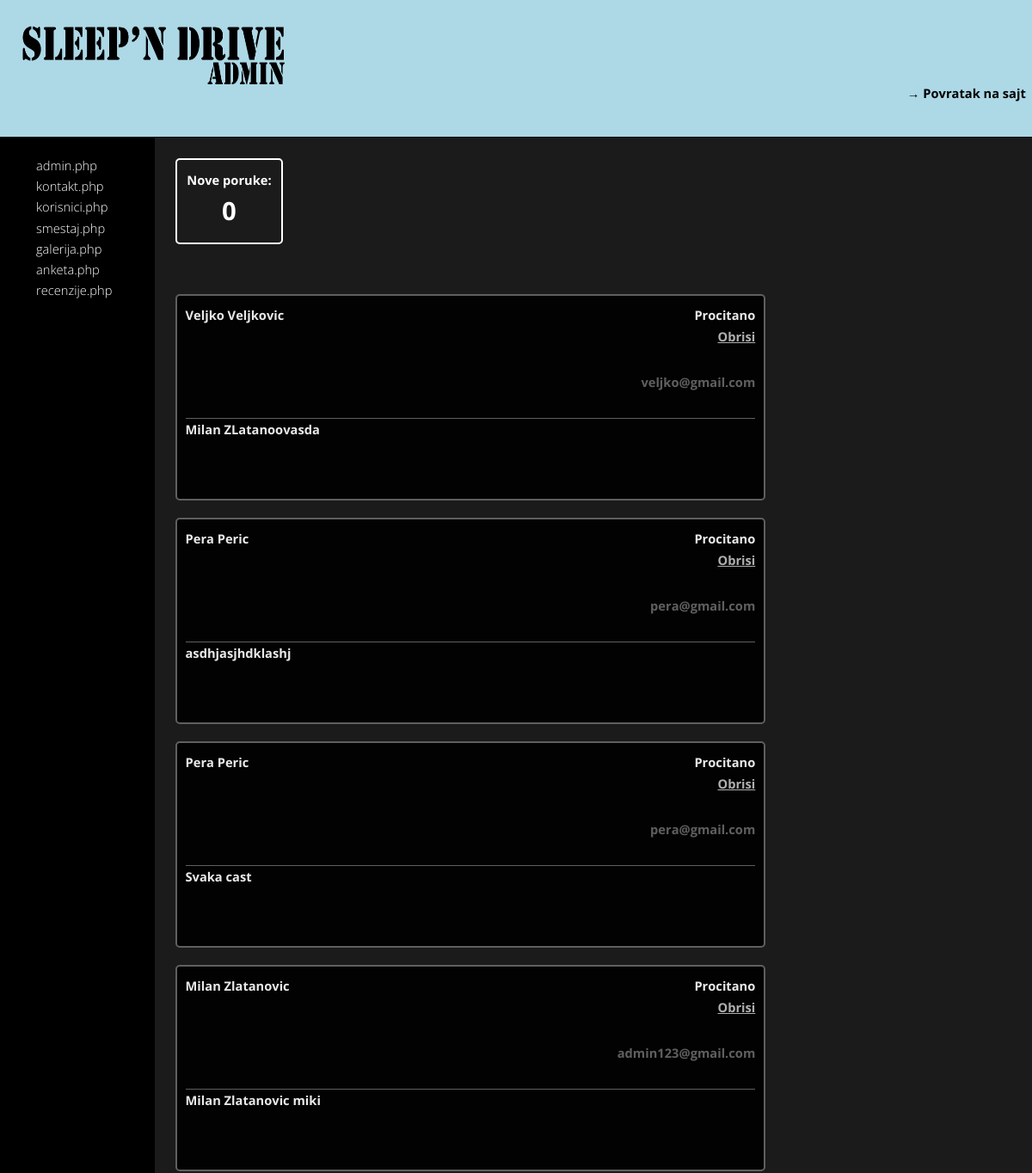
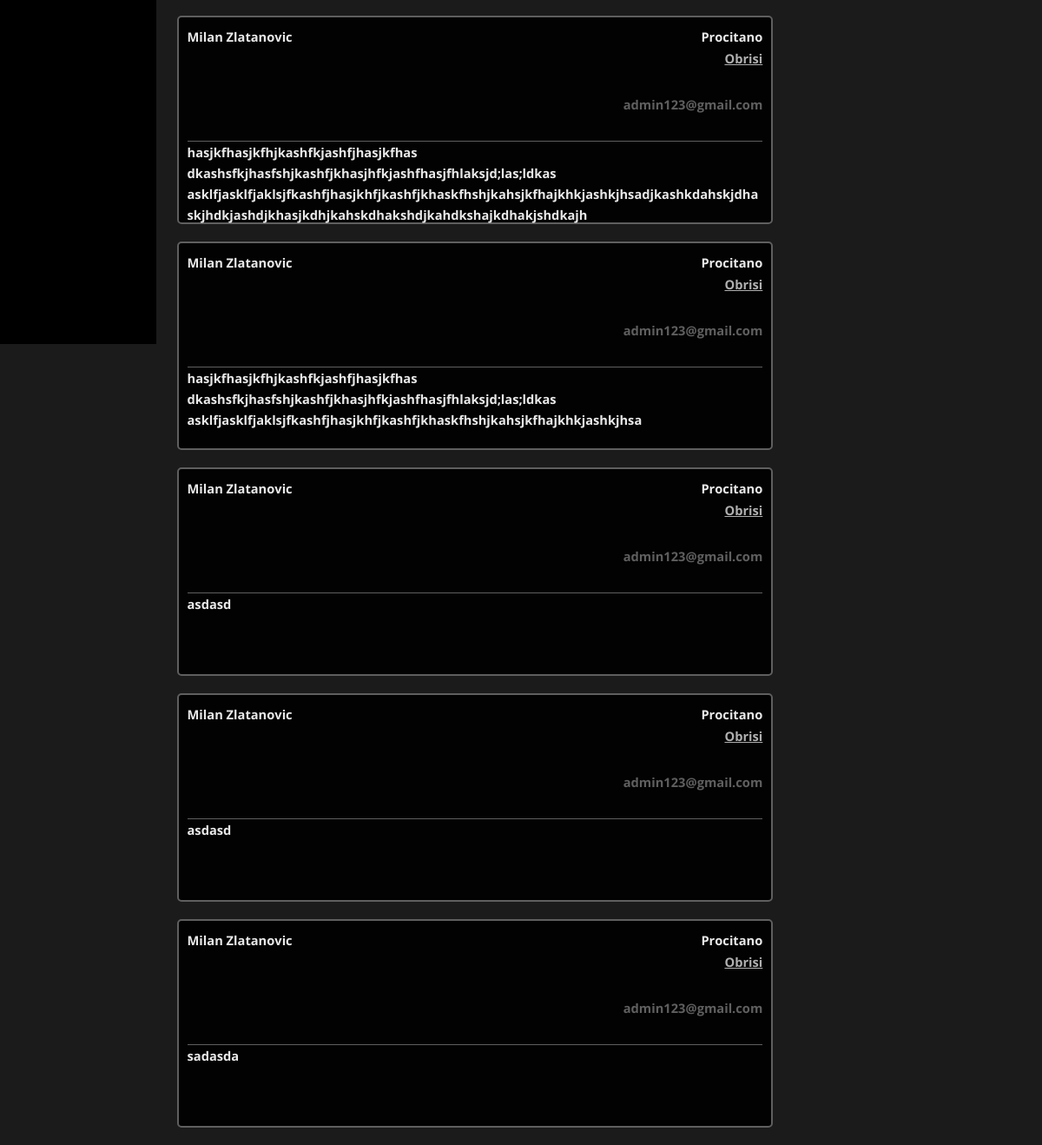
/admin/kontakt.php, run on the app's committed database (2 pictures, top to bottom).
### tables this page shows
CREATE TABLE `kontakt` (
  `kontaktID` int(10) NOT NULL,
  `kontaktIme` varchar(50) NOT NULL,
  `kontaktEmail` varchar(50) NOT NULL,
  `kontaktPoruka` varchar(1000) NOT NULL,
  `kontaktProcitano` tinyint(1) NOT NULL
);

### admin/kontakt.php (the view, shortened to what this page needs)
<html>
    <head>
        <link rel="stylesheet" href="../assets/css/main.css" />
    </head>
    <body>
        <div id="adminOkvir">
            <div id="adminHeader">
                <div id="adminLogo">
                    <a href="admin.php"><img src="slike/adminLogo.png" alt="adminLogo"/></a>
                </div>
                <div id="adminPovratak">
                     <a href="../index.php">&#8594; Povratak na sajt</a>
                </div>
            </div>
            <div id="adminLinkovi">
            <ul id='adminIspisLink'>
                    <li><a href="admin.php">admin.php</a></li>
                    <li><a href="kontakt.php">kontakt.php</a></li>
                    <li><a href="korisnici.php?strana=1&&id=1">korisnici.php</a></li>
                    <li><a href="smestajParagraf.php">smestaj.php</a></li>
                    <li><a href="galerija.php"/>galerija.php</a></li>
                    <li><a href="anketa.php">anketa.php</a></li>
                    <li><a href="../index.php?stranica=recenzije&&strana=1">recenzije.php</a></li>
                    </ul>
            </div>
            <div id="adminSadrzaj">
                <div id="korisniciPodaci">
                    <?php
                        $upit2="SELECT COUNT(*) FROM kontakt WHERE kontaktProcitano=0";
                        include("../phpIncludes/konekcija.php");
                        $rezultat=$konekcija->query($upit2);
                        if($rezultat){
                            $podaci=$rezultat->fetch();
                            foreach($podaci as $podatak){
                                if($podatak==0){
                                    $brPoruka="<span id='brKorisnikaSpan'>".$podatak."</span>";
                                }
                                else
                                {
                                    $brPoruka="<span id='brKorisnikaSpan' style='color:green;'>".$podatak."</span>";
                                }
                                $ispis="<span>Nove poruke:</br>".$brPoruka."</span>";
                            }
                            echo $ispis;
                        }
                    ?>
                </div>
                <div id="ispisKorisnika">
                        <?php
                            $upit="SELECT * FROM kontakt ORDER BY kontaktProcitano, kontaktID DESC";
                            $rezultat=$konekcija->query($upit);
                            if($rezultat){
                                $podaci=$rezultat->fetchAll();
                                foreach($podaci as $podatak){
                                    if($podatak->kontaktProcitano==0){
                                        $poruka="<span style='color:green;'>Nova poruka!</span>";
                                        $link="<a href='porukaObrada.php?id=".$podatak->kontaktID."'>Procitaj</a>";
                                    }
                                    else
                                    {
                                        $poruka="<span>Procitano</span>";
                                        $link="<a href='porukaObrisi.php?id=".$podatak->kontaktID."' style='color:silver;'>Obrisi</a>";
                                    }
                                    $ispis="<div class='kontaktIspis'>
                                        <div id='kontaktIspisHeader'>
                                            <div id='headerIme'><p>".$podatak->kontaktIme."</p></div>
                                            <div id='headerEmail'>
                                            <p>".$poruka."</br>".$link."</a></p>
                                            <p>".$podatak->kontaktEmail."</p></div>
                                        </div>
                                        <div id='kontaktIspisPoruka'>
                                            <p>".$podatak->kontaktPoruka."</p>
                                            <p>".$podatak->kontaktID."</p>
                                        </div>
                                    </div>";
                                    echo $ispis;
                                }
                            }
                        ?>
                </div>
            </div>
        </div>
    </body>
</html>

### data on the page
kontakt: kontaktIme "Veljko Veljkovic", kontaktProcitano "Procitano", kontaktEmail "veljko@gmail.com", kontaktPoruka "Milan ZLatanoovasda"
kontakt: kontaktIme "Pera Peric", kontaktProcitano "Procitano", kontaktEmail "pera@gmail.com", kontaktPoruka "asdhjasjhdklashj"
kontakt: kontaktIme "Pera Peric", kontaktProcitano "Procitano", kontaktEmail "pera@gmail.com", kontaktPoruka "Svaka cast"
kontakt: kontaktIme "Milan Zlatanovic", kontaktProcitano "Procitano", kontaktEmail "admin123@gmail.com", kontaktPoruka "Milan Zlatanovic miki"
kontakt: kontaktIme "Milan Zlatanovic", kontaktProcitano "Procitano", kontaktEmail "admin123@gmail.com", kontaktPoruka "hasjkfhasjkfhjkashfkjashfjhasjkfhas dkashsfkjhasfshjkashfjkhasjhfkjashfhasjfhlaksjd;las;ldkas asklfjasklfjaklsjfkashfjhasjkhfjkashfjkhaskfhshjkahsjkfhajkhkjashkjhsadjkashkdahskjdhaskjhdkjashdjkhasjkdhjkahskdhakshdjkahdkshajkdhakjshdkajh"
kontakt: kontaktIme "Milan Zlatanovic", kontaktProcitano "Procitano", kontaktEmail "admin123@gmail.com", kontaktPoruka "hasjkfhasjkfhjkashfkjashfjhasjkfhas dkashsfkjhasfshjkashfjkhasjhfkjashfhasjfhlaksjd;las;ldkas asklfjasklfjaklsjfkashfjhasjkhfjkashfjkhaskfhshjkahsjkfhajkhkjashkjhsa"
kontakt: kontaktIme "Milan Zlatanovic", kontaktProcitano "Procitano", kontaktEmail "admin123@gmail.com", kontaktPoruka "asdasd"
kontakt: kontaktIme "Milan Zlatanovic", kontaktProcitano "Procitano", kontaktEmail "admin123@gmail.com", kontaktPoruka "asdasd"
kontakt: kontaktIme "Milan Zlatanovic", kontaktProcitano "Procitano", kontaktEmail "admin123@gmail.com", kontaktPoruka "sadasda"

### other printed values
$podatak "0"
